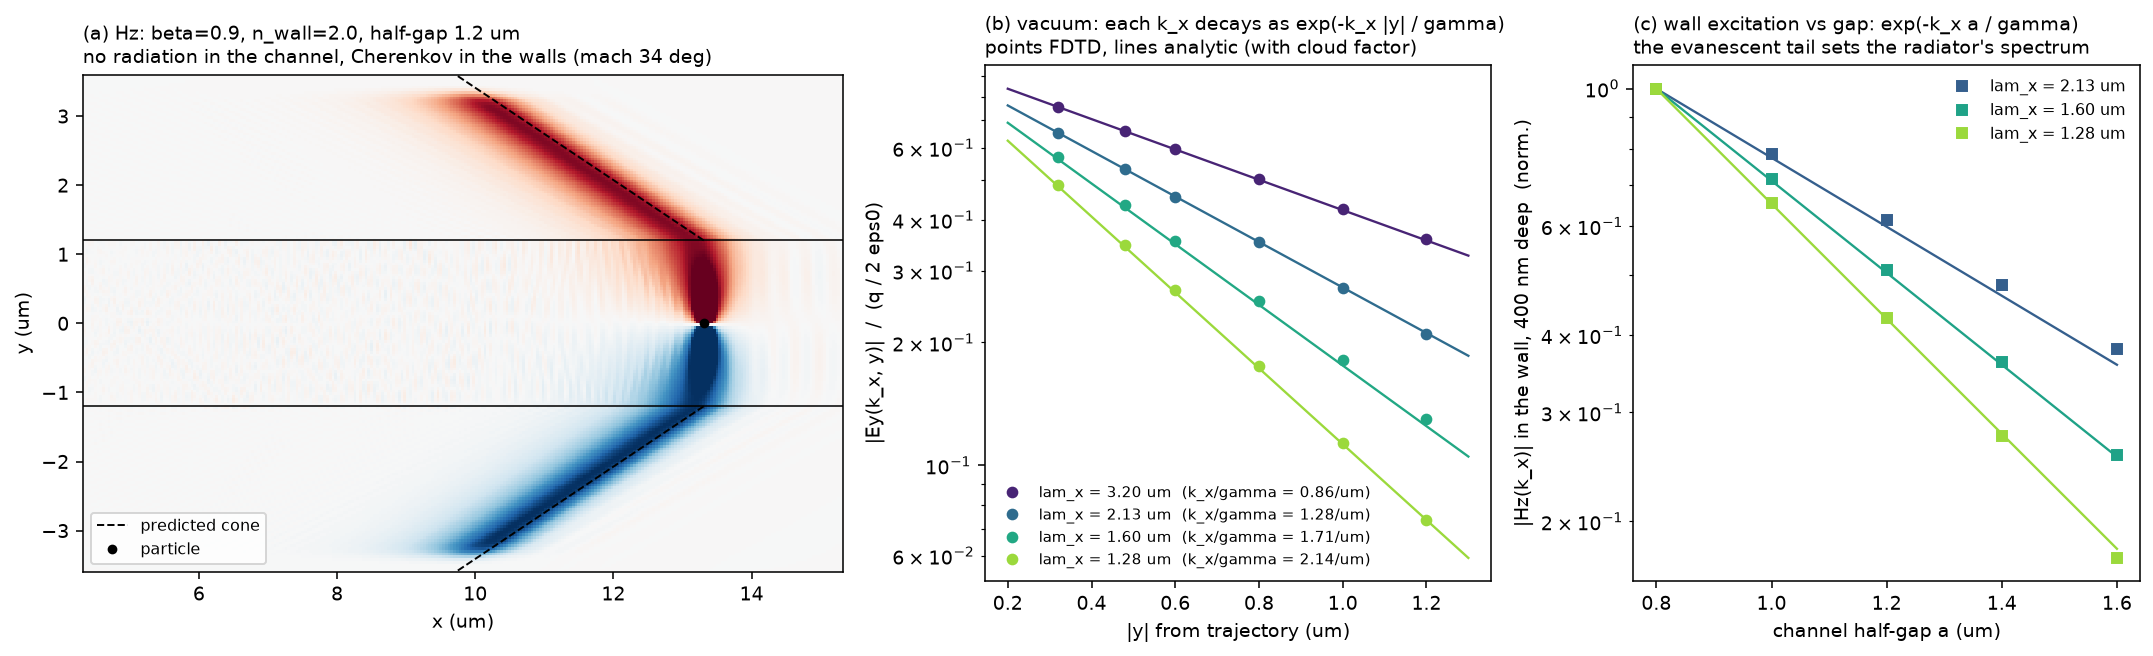

The Python source for this figure:
"""Example 5: Cherenkov radiator in a tube - driven by an evanescent field.

A charged particle flies down the vacuum channel of a dielectric tube (here
the 2-D version: a channel of half-gap ``a`` between two n = 2 walls). In the
channel ``n * beta = 0.9 < 1``, so the particle radiates nothing there; what
it carries is a *near* field. Decompose that field into its spatial
frequencies ``k_x`` along the trajectory (equivalently temporal frequencies
``omega = k_x v``) and every component is evanescent in the transverse
direction, falling as

    E(k_x, y)  ~  exp(-k_x |y| / gamma)  =  exp(-omega |y| / (gamma v)).

It is the tail of this evanescent field that reaches the wall, where
``n * beta = 1.8 > 1`` and the wall emits Cherenkov radiation. The wall
excitation at each frequency is therefore set by ``exp(-k_x a / gamma)``: a
wider channel cuts the radiator's spectrum off above ``omega ~ gamma v / a``,
which is why the gap is the design knob of a dielectric Cherenkov radiator (or
wakefield structure). Getting any of this right requires the solver to
reproduce the evanescent field itself, slope and amplitude, so the script
checks exactly that:

  (a) Hz of the particle in the tube: a clean channel, Cherenkov cones in the
      walls at the predicted Mach angle.
  (b) In vacuum (no walls): |Ey(k_x, y)| against |y| for several k_x, on a log
      axis, against the analytic law of a moving 2-D line charge.
  (c) In the tube: the wall excitation at fixed k_x against the half-gap a,
      against exp(-k_x a / gamma).

Six 2-D runs on the JAX engine.
"""
import matplotlib
matplotlib.use("Agg")
import matplotlib.pyplot as plt
import numpy as np
import photonfdtd as pf

n_wall = 2.0                  # tube material (phase velocity c/2)
beta = 0.9                    # in vacuum n*beta = 0.9 (no radiation),
gamma = 1.0 / np.sqrt(1.0 - beta ** 2)   # in the wall n*beta = 1.8 (radiates)
q = 2e-9                      # C/m - amplitude only, Maxwell is linear
Lx, Ly, dx = 34e-6, 7.2e-6, 40e-9
x_start = -15.5e-6
W = 3.2e-6                    # +-W analysis window around the particle

# The particle appears at t = 0, which launches a light shell at c while the
# particle moves at 0.9 c. Snapshot once the shell has pulled W ahead of the
# particle, so the window around it holds only the steady field.
t_snap = W / (pf.C_0 * (1.0 - beta))


def run(half_gap):
    """One 2-D run; ``half_gap=None`` is vacuum. Returns fields on the grid."""
    grid = pf.Grid(size=(Lx, Ly), cell_size=dx, pml_layers=(14, 14, 0))
    structures = []
    if half_gap is not None:
        H = 10e-6              # walls extend through the PML
        for sgn in (+1.0, -1.0):
            structures.append(pf.Box(center=(0.0, sgn * (half_gap + H / 2)),
                                     size=(3 * Lx, H),
                                     medium=pf.Medium.from_index(n_wall)))
    particle = pf.ChargedParticle(charge=q, velocity=(beta * pf.C_0, 0.0),
                                  start=(x_start, 0.0))
    mon = pf.FieldMonitor(name="snap", components=("Ey", "Hz"), times=[t_snap])
    sim = pf.Simulation(grid, structures=structures, sources=[particle],
                        monitors=[mon], run_time=t_snap + 1e-16)
    res = sim.run()
    t = res.monitor_times["snap"][0]
    return dict(
        Ey=res.fields["snap"]["Ey"][0, :, :, 0],
        Hz=res.fields["snap"]["Hz"][0, :, :, 0],
        x=grid.coords[0], y=grid.coords[1],
        x_p=particle.position_at(t)[0], particle=particle,
    )


def spectrum_along_x(field_row, x, x_p):
    """|F(k_x)| of a row of the field over the +-W window around the particle."""
    ix = np.flatnonzero((x > x_p - W) & (x < x_p + W))
    k = 2 * np.pi * np.fft.rfftfreq(ix.size, dx)
    return k, np.abs(np.fft.rfft(field_row[ix])) * dx


gaps = (0.8e-6, 1.0e-6, 1.2e-6, 1.4e-6, 1.6e-6)
print("vacuum run ...", flush=True)
vac = run(None)
tube = {}
for a in gaps:
    print(f"tube half-gap {a*1e6:.1f} um ...", flush=True)
    tube[a] = run(a)

# ---------------------------------------------------------------- figure --- #
fig, ax = plt.subplots(1, 3, figsize=(15.5, 4.8),
                       gridspec_kw=dict(width_ratios=[1.5, 1, 1]))

# (a) the tube: Hz snapshot, half-gap 1.2 um
a_show = 1.2e-6
d = tube[a_show]
x_um, y_um, x_p = d["x"] * 1e6, d["y"] * 1e6, d["x_p"]
Hz = d["Hz"]
vmax = np.percentile(np.abs(Hz), 99.7)
sel = (x_um > x_p * 1e6 - 9.0) & (x_um < x_p * 1e6 + 2.0)
ax[0].pcolormesh(x_um[sel], y_um, Hz[sel].T, cmap="RdBu_r", vmin=-vmax, vmax=vmax,
                 shading="auto")
for sgn in (+1.0, -1.0):
    ax[0].axhline(sgn * a_show * 1e6, color="k", lw=0.8)
mu = d["particle"].mach_angle(n_wall)          # cone half-angle in the wall
x_line = np.array([x_p, x_p - (Ly / 2 - a_show) / np.tan(mu)])   # to the domain edge
for sgn in (+1.0, -1.0):
    ax[0].plot(x_line * 1e6, sgn * (a_show + (x_p - x_line) * np.tan(mu)) * 1e6,
               "k--", lw=1.0, label="predicted cone" if sgn > 0 else None)
ax[0].plot(x_p * 1e6, 0.0, "ko", ms=4, label="particle")
ax[0].set_aspect("equal")
ax[0].set_xlabel("x (um)")
ax[0].set_ylabel("y (um)")
ax[0].set_title(f"(a) Hz: beta={beta}, n_wall={n_wall}, half-gap {a_show*1e6:.1f} um\n"
                f"no radiation in the channel, Cherenkov in the walls "
                f"(mach {np.degrees(mu):.0f} deg)", fontsize=10, loc="left")
ax[0].legend(loc="lower left", fontsize=8)

# (b) vacuum: per-k_x transverse decay of the near field
rows = [0.3e-6, 0.45e-6, 0.6e-6, 0.8e-6, 1.0e-6, 1.2e-6]
bins = [2, 3, 4, 5]                              # lam_x = 3.2, 2.13, 1.6, 1.28 um
sigma = vac["particle"].cloud_cells * dx         # deposition cloud width
ys, amps = [], []
for y_t in rows:
    j = int(np.argmin(np.abs(vac["y"] - y_t)))
    k, amp = spectrum_along_x(vac["Ey"][:, j], vac["x"], vac["x_p"])
    ys.append(vac["y"][j] + 0.5 * dx)            # Ey sits on the half-cell in y
    amps.append(amp[bins])
ys, amps = np.asarray(ys), np.asarray(amps)
y_fine = np.linspace(0.2e-6, 1.3e-6, 100)
E0 = q / (2 * pf.EPS_0)                          # on-axis spectral amplitude
colors = plt.cm.viridis(np.linspace(0.1, 0.85, len(bins)))
for c, (col, b) in zip(colors, enumerate(bins)):
    lam_x = 2 * np.pi / k[b]
    cloud = np.exp(-0.5 * (k[b] * sigma) ** 2)
    ax[1].semilogy(y_fine * 1e6, E0 * cloud * np.exp(-k[b] * y_fine / gamma) / E0,
                   "-", color=c, lw=1.2)
    ax[1].semilogy(ys * 1e6, amps[:, col] / E0, "o", color=c, ms=5,
                   label=f"lam_x = {lam_x*1e6:.2f} um  (k_x/gamma = {k[b]/gamma*1e-6:.2f}/um)")
ax[1].set_xlabel("|y| from trajectory (um)")
ax[1].set_ylabel("|Ey(k_x, y)|  /  (q / 2 eps0)")
ax[1].set_title("(b) vacuum: each k_x decays as exp(-k_x |y| / gamma)\n"
                "points FDTD, lines analytic (with cloud factor)", fontsize=10, loc="left")
ax[1].legend(fontsize=7.5, frameon=False)

# (c) tube: wall excitation vs half-gap, at fixed depth inside the wall
depth = 0.4e-6
bins_c = [3, 4, 5]                               # lam_x = 2.13, 1.6, 1.28 um
a_arr = np.array(gaps)
wall = np.empty((len(gaps), len(bins_c)))
for i, a in enumerate(gaps):
    d = tube[a]
    j = int(np.argmin(np.abs(d["y"] - (-(a + depth)))))
    k, amp = spectrum_along_x(d["Hz"][:, j], d["x"], d["x_p"])
    wall[i] = amp[bins_c]
colors = plt.cm.viridis(np.linspace(0.3, 0.85, len(bins_c)))
a_fine = np.linspace(a_arr[0], a_arr[-1], 50)
for c, (col, b) in zip(colors, enumerate(bins_c)):
    ax[2].semilogy(a_fine * 1e6, np.exp(-k[b] * (a_fine - a_arr[0]) / gamma),
                   "-", color=c, lw=1.2)
    ax[2].semilogy(a_arr * 1e6, wall[:, col] / wall[0, col], "s", color=c, ms=5,
                   label=f"lam_x = {2*np.pi/k[b]*1e6:.2f} um")
ax[2].set_xlabel("channel half-gap a (um)")
ax[2].set_ylabel(f"|Hz(k_x)| in the wall, {depth*1e9:.0f} nm deep  (norm.)")
ax[2].set_title("(c) wall excitation vs gap: exp(-k_x a / gamma)\n"
                "the evanescent tail sets the radiator's spectrum", fontsize=10, loc="left")
ax[2].legend(fontsize=8, frameon=False)

fig.tight_layout()
out = "05_cherenkov_tube.png"
fig.savefig(out, dpi=140, bbox_inches="tight")
print(f"saved {out}")

# A number to read off: measured vs predicted decay rate per k_x in vacuum.
for col, b in enumerate(bins):
    slope = -np.polyfit(ys, np.log(amps[:, col]), 1)[0]
    print(f"lam_x = {2*np.pi/k[b]*1e6:.2f} um: decay {slope*1e-6:.2f}/um, "
          f"k_x/gamma = {k[b]/gamma*1e-6:.2f}/um")
